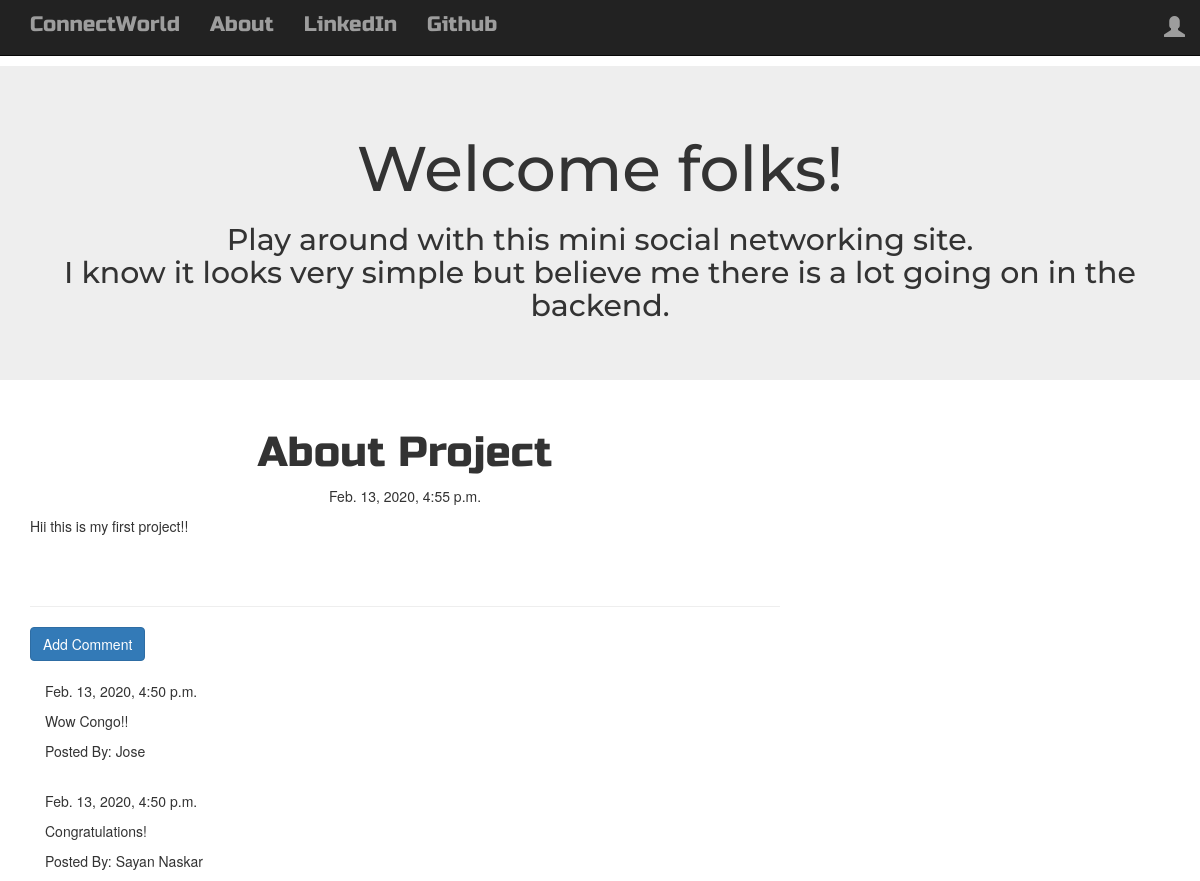
The app's page /post/36/ with its own data.
### blog/models.py (models this page shows, shortened)
class Post(models.Model):
    author = models.ForeignKey('auth.User',on_delete=models.CASCADE)
    title = models.CharField(max_length = 500)
    text = models.TextField()
    create_date = models.DateTimeField(default = timezone.now)
    published_date = models.DateTimeField(blank = True,null = True)

class Comment(models.Model):
    post = models.ForeignKey('blog.Post',related_name = 'comments',on_delete=models.CASCADE)
    author = models.CharField(max_length = 500)
    text = models.TextField()
    create_date = models.DateTimeField(default = timezone.now())
    approved_comment = models.BooleanField(default = False)

### blog/views.py (the view)
# urls.py: path('post/<int:pk>/',views.PostDetailView.as_view(),name = 'post_detail'),
class PostDetailView(DetailView):
    model = Post

### blog/templates/blog/post_detail.html (shortened to what this page needs)
{% extends "blog/base.html" %}
{% block content %}
<h1 class="posttitle loader">{{ post.title }}</h1>
{% if post.published_date %}
<div class="date postdate">
    {{post.published_date}}
</div>
{% else %}
<a class="btn btn-primary" href="{% url 'post_publish' pk=post.pk %}">Publish</a>
{% endif %}
<p class="postcontent">{{ post.text|safe|linebreaksbr }}</p><br><br>
<hr>
<a class="btn btn-primary" href="{% url 'add_comment' pk=post.pk %}">Add Comment</a>
<div class="container">
    {% for comment in post.comments.all %}
    <br>
    {% if user.is_authenticated or comment.approved_comment %}
    {{comment.create_date}}
        <p>{{comment.text|safe}}</p>
        <p>Posted By: {{comment.author}}</p>
    {% endif %}
    {% empty %}
    <p>No Comments!</p>
    {% endfor %}
</div>
{% endblock %}

### blog/templates/blog/base.html (shortened to what this page needs)
<!DOCTYPE html>
{% load staticfiles %}
<html lang="en" dir="ltr">
    <head>
        <link rel="stylesheet" href="https://maxcdn.bootstrapcdn.com/bootstrap/3.3.7/css/bootstrap.min.css">
        <link rel="stylesheet" href="//cdn.jsdelivr.net/npm/medium-editor@latest/dist/css/medium-editor.min.css" type="text/css" media="screen" charset="utf-8">
        <link rel="stylesheet" href="{% static 'css/blog.css' %}">
    </head>
    <body class="loader">
        <nav class="navbar navbar-inverse navbar-static-top techfont custom-navbar">
            <div class="container">
                <ul class="nav navbar-nav">
                    <li><a class="navbar-brand bigbrand" href="{% url 'post_list' %}">ConnectWorld</a></li>
                </ul>
                <ul class="nav navbar-nav navcontent">
                    <li><a href="{% url 'about' %}">About</a></li>
                    <li><a href="https://www.linkedin.com/in/sayan-naskar-5a4b07159/">LinkedIn</a></li>
                    <li><a href="https://github.com/sayann002">Github</a></li>
                </ul>
                <ul class="nav navbar-nav navbar-right">
                    {% if user.is_authenticated %}
                    <li> <a href="{% url 'post_new' %}">New Post</a></li>
                    <!--
                    <li> <a href="{% url 'post_draft_list' %}">Drafts</a></li>
                -->
                    <li> <a href="{% url 'logout' %}">Log Out</a></li>
                    <li> <a>Welcome: {{user.username}}</a></li>
                    {% else %}
                    <li><a class="nav navbar-nav navbar-right" href="{% url 'login' %}"><span class="glyphicon glyphicon-user"></span></a></li>
                    {% endif %}
                </ul>
            </div>
        </nav>
        <div class="jumbotron">
            <div class="container">
                <h1 class="intro">Welcome folks!</h1>
                <h2 class="intro-des">Play around with this mini social networking site.<br>I know it looks very simple
                    but believe me there is a lot going on in the backend.
                </h2>
            </div>
        </div>
        <div class="content container">
            <div class="row">
                <div class="col-md-8">
                    <div class="blog_posts">
                        {% block content %}
                        {% endblock %}
                    </div>
                </div>
            </div>
        </div>
    </body>
</html>

### blog/static/css/blog.css (style rules this page uses)
.intro { text-align: center; font-family: 'Montserrat'; }
.intro-des { text-align: center; font-family: 'Montserrat'; }
.navcontent { font-size: 1em; }
.techfont { font-family: 'Russo One', sans-serif; font-size: 1.5em; margin-bottom: 10px; }
.postdate { text-align: center; }
.posttitle { font-family: 'Russo One', sans-serif; font-size: 3em; text-align: center; }
.postcontent { font-family: 'Montserrat'; font-size: 1.5em; }
.bigbrand { font-size: 1em; }
.loader { filter:hue-rotate(0deg); color: linear-gradient(45deg,#0f8,#08f); animation:hue 5000ms infinite linear; }

### records on screen
Post: title "About Project", published_date "Feb. 13, 2020, 4:55 p.m.", text "Hii this is my first project!!"
Comment: create_date "Feb. 13, 2020, 4:50 p.m.", text "Wow Congo!!", author "Jose"
Comment: create_date "Feb. 13, 2020, 4:50 p.m.", text "Congratulations!", author "Sayan Naskar"
